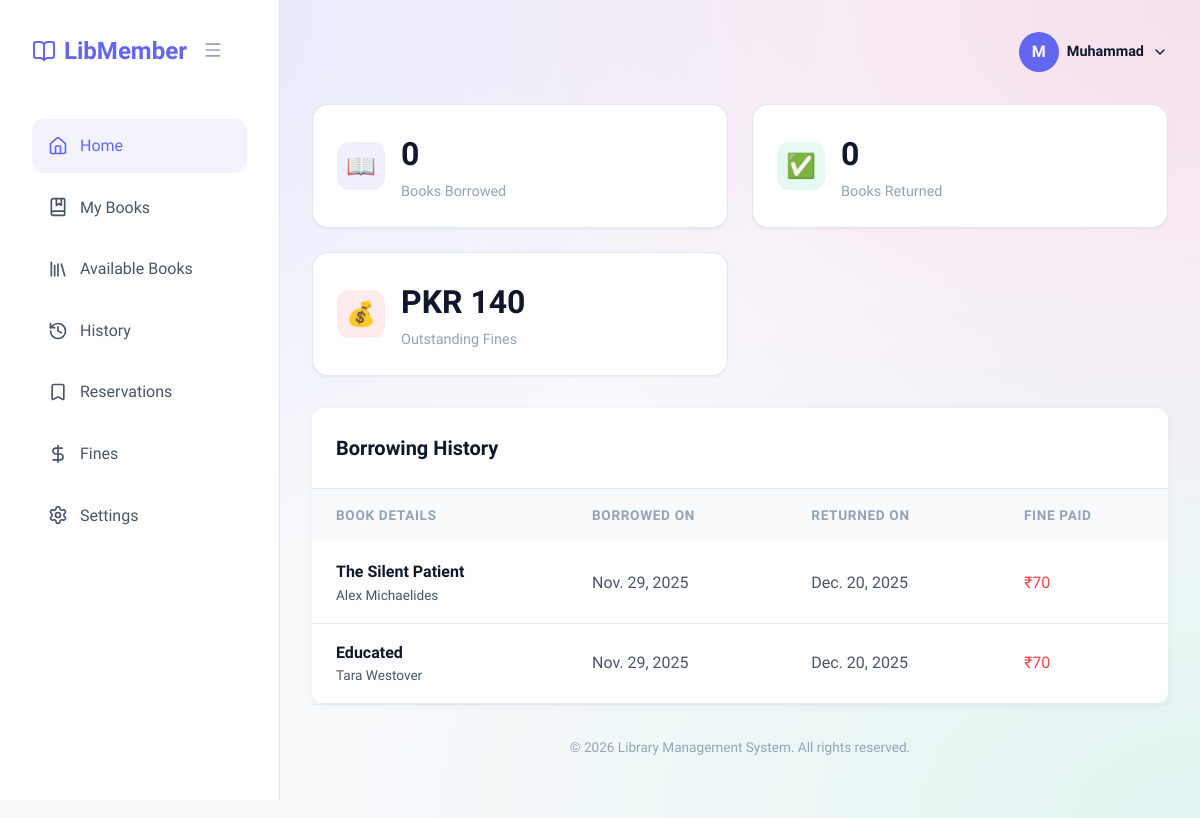
The app's page /fines/ (signed in), older data.
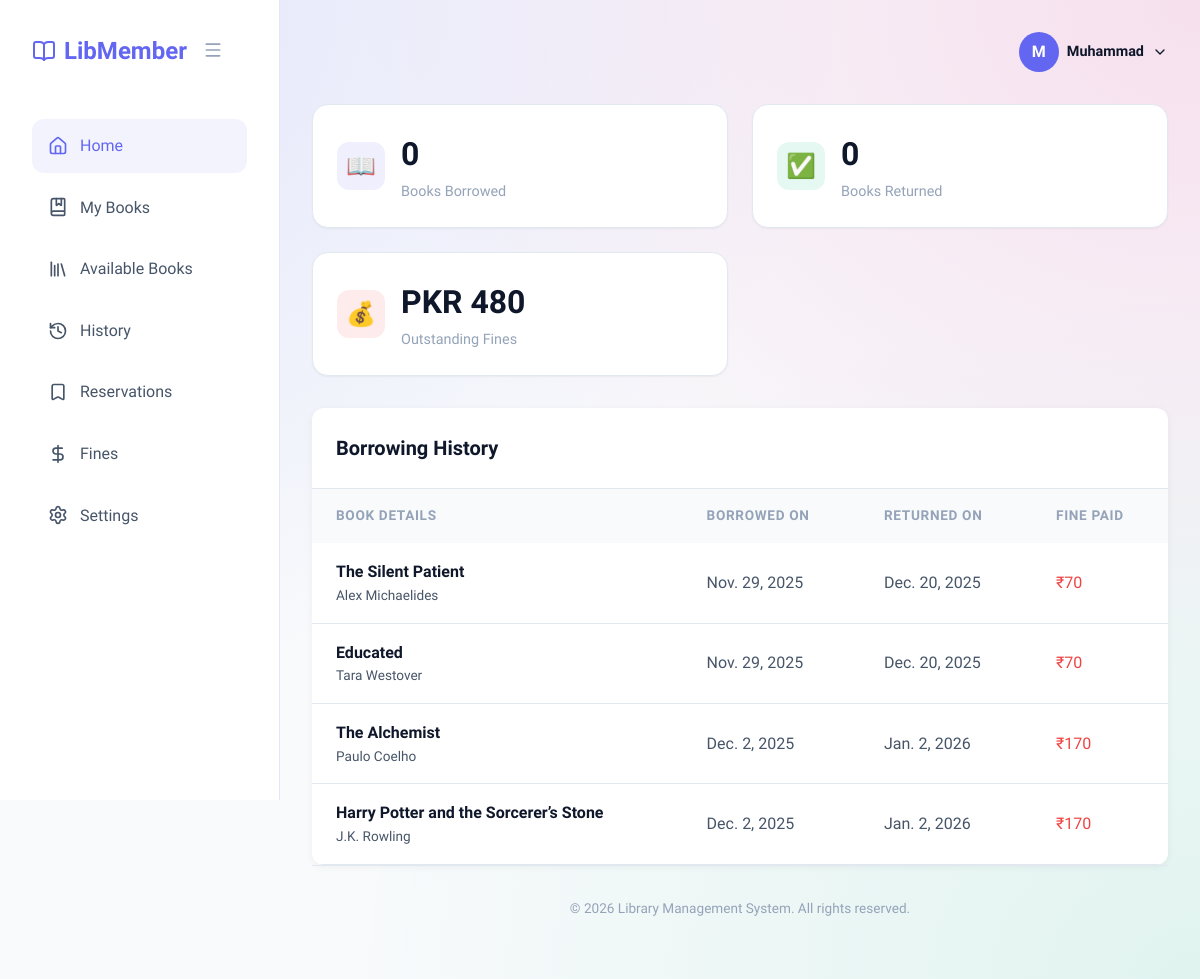
The same page, newer data.
### library_management/models.py (models this page shows, shortened)
class BorrowRecord(models.Model):
    book = models.ForeignKey(Book, on_delete=models.CASCADE)
    borrower = models.ForeignKey(Member, on_delete=models.CASCADE)
    borrow_date = models.DateField()
    return_date = models.DateField(null=True, blank=True)
    due_date = models.DateField()
    is_returned = models.BooleanField(default=False)
    is_overdue = models.BooleanField(default=False)
    fine = models.IntegerField(default=0)

class Book(models.Model):
    STATUS_CHOICE = [
        ('available', 'Available'),
        ('unavailable', 'Unavailable')
    ]
    Genre_CHOICE = [
        ('fiction', 'Fiction'),
        ('nonfiction', 'Non-Fiction'),
        ('biography', 'Biography'),
        ('selfhelp', 'Self-Help'),
        ('children', 'Children'),
        ('youngadult', 'Young Adult'),
        ('mystery', 'Mystery'),
        ('romance', 'Romance'),
        ('thriller', 'Thriller'),
        ('history', 'History')
    ]
    Title = models.CharField(max_length=50)
    Author = models.CharField(max_length=50)
    Price = models.IntegerField()
    Published_date = models.DateField(default=date.today)
    Image = models.ImageField(upload_to='images/')
    ISBN = models.CharField(max_length=50, unique=True)
    Pages = models.IntegerField()
    Status = models.CharField(max_length=50, choices=STATUS_CHOICE, default='available')
    Genre = models.CharField(max_length=50, choices=Genre_CHOICE)
    Added_on = models.DateTimeField(auto_now_add=True)
    Updated_on = models.DateTimeField(auto_now=True)

### library_management/views.py (the view)
# urls.py: path('fines/',views.member_fine,name='fines'),
def member_fine(request):
    if request.session.get('is_logged_in'):
        user = User.objects.get(id=request.session['user_id'])
        fines = []
        total_fines = 0
        try:
            member= Member.objects.get(user=user)
            all_records = BorrowRecord.objects.filter(borrower=member).order_by('borrow_date')
            for record in all_records:
                if record.fine > 0:
                    total_fines += record.fine
                    fines.append(record)
            context = {
                'fines':fines,
                'total_fines': total_fines,
                'total_books':len(fines)
            }
            return render(request, 'members_fines.html',context)
        except Member.DoesNotExit:
            messages.error(request, 'Member profile not found')
            return redirect('/home/')
    else:
        return redirect('/login/')

### library_management/templates/members_fines.html (shortened to what this page needs)
{% extends 'member_base.html' %}
{% block body %}
<div class="stats-grid">
    <div class="stat-card">
        <div class="stat-icon">📖</div>
        <div>
            <div style="font-size: 2rem; font-weight: 700;">{{ borrowed_books_count|default:"0" }}</div>
            <div style="color: var(--text-muted); font-size: 0.9rem;">Books Borrowed</div>
        </div>
    </div>
    <div class="stat-card">
        <div class="stat-icon" style="background: rgba(16, 185, 129, 0.1); color: var(--success);">✅</div>
        <div>
            <div style="font-size: 2rem; font-weight: 700;">{{ returned_books_count|default:"0" }}</div>
            <div style="color: var(--text-muted); font-size: 0.9rem;">Books Returned</div>
        </div>
    </div>
    <div class="stat-card">
        <div class="stat-icon" style="background: rgba(239, 68, 68, 0.1); color: var(--danger);">💰</div>
        <div>
            <div style="font-size: 2rem; font-weight: 700;">PKR {{ total_fines|default:"0" }}</div>
            <div style="color: var(--text-muted); font-size: 0.9rem;">Outstanding Fines</div>
        </div>
    </div>
</div>
<div
    style="background: white; border-radius: var(--radius-md); box-shadow: 0 2px 8px rgba(0,0,0,0.05); overflow: hidden;">
    <div style="padding: 1.5rem; border-bottom: 1px solid var(--border-light);">
        <h2 style="font-size: 1.25rem; font-weight: 700;">Borrowing History</h2>
    </div>
    <div style="overflow-x: auto;">
        <table style="width: 100%; border-collapse: collapse;">
            <thead>
                <tr style="background: var(--bg-body); text-align: left;">
                    <th
                        style="padding: 1rem 1.5rem; font-weight: 600; color: var(--text-muted); font-size: 0.85rem; text-transform: uppercase; letter-spacing: 0.05em;">
                        Book Details</th>
                    <th
                        style="padding: 1rem 1.5rem; font-weight: 600; color: var(--text-muted); font-size: 0.85rem; text-transform: uppercase; letter-spacing: 0.05em;">
                        Borrowed On</th>
                    <th
                        style="padding: 1rem 1.5rem; font-weight: 600; color: var(--text-muted); font-size: 0.85rem; text-transform: uppercase; letter-spacing: 0.05em;">
                        Returned On</th>
                    <th
                        style="padding: 1rem 1.5rem; font-weight: 600; color: var(--text-muted); font-size: 0.85rem; text-transform: uppercase; letter-spacing: 0.05em;">
                        Fine Paid</th>
                </tr>
            </thead>
            <tbody>
                {% for record in fines %}
                <tr style="border-bottom: 1px solid var(--border-light);">
                    <td style="padding: 1rem 1.5rem;">
                        <div style="font-weight: 600; color: var(--text-main);">{{ record.book.Title }}</div>
                        <div style="font-size: 0.85rem; color: var(--text-secondary);">{{ record.book.Author }}
                        </div>
                    </td>
                    <td style="padding: 1rem 1.5rem; color: var(--text-secondary);">{{ record.borrow_date }}</td>
                    <td style="padding: 1rem 1.5rem; color: var(--text-secondary);">{{ record.return_date }}</td>
                    <td style="padding: 1rem 1.5rem; color: var(--text-secondary);">
                        {% if record.fine > 0 %}
                        <span style="color: var(--danger);">₹{{ record.fine }}</span>
                        {% else %}
                        -
                        {% endif %}
                    </td>
                </tr>
                {% empty %}
                <tr>
                    <td colspan="4" style="padding: 2rem; text-align: center; color: var(--text-muted);">
                        No history available.
                    </td>
                </tr>
                {% endfor %}
            </tbody>
        </table>
    </div>
</div>
{% endblock body %}

Row changes from the older to the newer data that the page shows:
added BorrowRecord: book.Title "The Alchemist", book.Author "Paulo Coelho", borrow_date "Dec. 2, 2025", return_date "Jan. 2, 2026", fine "170"
added BorrowRecord: book.Title "Harry Potter and the Sorcerer’s Stone", book.Author "J.K. Rowling", borrow_date "Dec. 2, 2025", return_date "Jan. 2, 2026", fine "170"
Text that changed along with them:
{{ total_fines|default:"0" }}: "140" → "480"
